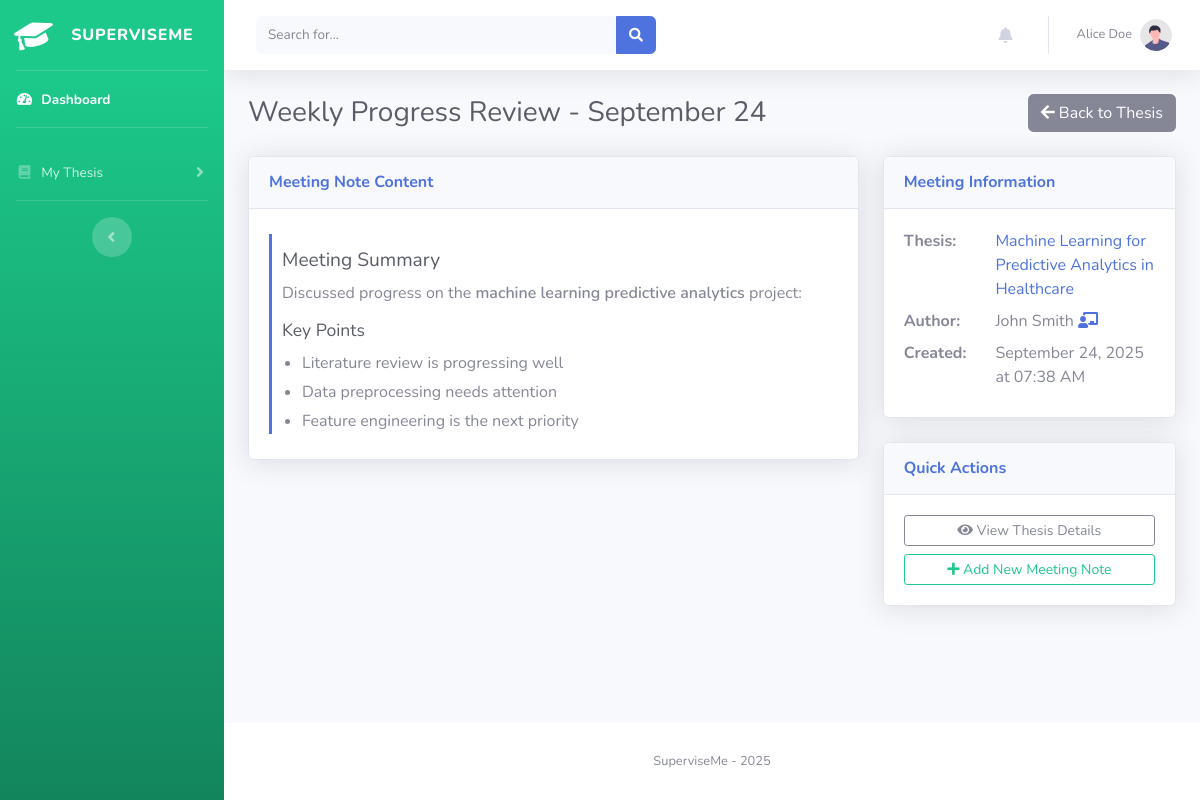
Page /student/meeting_note/1 (signed in) on the committed database.
### superviseme/models.py (models this page shows)
class User_mgmt(UserMixin, db.Model):
    __tablename__ = "user_mgmt"
    id = db.Column(db.Integer, primary_key=True)
    username = db.Column(db.String(50), nullable=False, unique=True)
    name = db.Column(db.String(15))
    surname = db.Column(db.String(15))
    cdl = db.Column(db.String(15))
    email = db.Column(db.String(50), nullable=False, unique=True)
    password = db.Column(db.String(80), nullable=False)
    user_type = db.Column(db.String(10), nullable=False, default="student")
    joined_on = db.Column(db.Integer, nullable=False)
    gender = db.Column(db.String(10), default=None)
    nationality = db.Column(db.String(15), default=None)
    last_activity = db.Column(db.Integer, nullable=True)  # Track last activity timestamp
    last_activity_location = db.Column(db.String(100), nullable=True)  # Track where they were last active
    telegram_user_id = db.Column(db.String(50), nullable=True)  # Telegram user ID for bot notifications
    telegram_enabled = db.Column(db.Boolean, default=False, nullable=False)  # Enable/disable Telegram notifications
    telegram_notification_types = db.Column(db.Text, nullable=True)  # JSON string of enabled notification types
    thesis = db.relationship("Thesis", backref="author", lazy=True)

class MeetingNote(db.Model):
    __tablename__ = "meeting_note"
    id = db.Column(db.Integer, primary_key=True)
    thesis_id = db.Column(db.Integer, db.ForeignKey("thesis.id"), nullable=False)
    author_id = db.Column(db.Integer, db.ForeignKey("user_mgmt.id"), nullable=False)
    title = db.Column(db.String(200), nullable=False)
    content = db.Column(db.Text, nullable=False)  # Markdown content
    created_at = db.Column(db.Integer, nullable=False)
    updated_at = db.Column(db.Integer, nullable=False)
    thesis = db.relationship("Thesis", backref="meeting_notes", lazy=True)
    author = db.relationship("User_mgmt", backref="authored_meeting_notes", lazy=True)

class Todo(db.Model):
    __tablename__ = "todo"
    id = db.Column(db.Integer, primary_key=True)
    thesis_id = db.Column(db.Integer, db.ForeignKey("thesis.id"), nullable=False)
    author_id = db.Column(db.Integer, db.ForeignKey("user_mgmt.id"), nullable=False)
    title = db.Column(db.String(200), nullable=False)
    description = db.Column(db.Text, nullable=True)
    status = db.Column(db.String(20), nullable=False, default="pending")  # "pending", "completed", "cancelled"
    priority = db.Column(db.String(10), nullable=False, default="medium")  # "low", "medium", "high"
    assigned_to_id = db.Column(db.Integer, db.ForeignKey("user_mgmt.id"), nullable=True)  # Can be assigned to student or supervisor
    due_date = db.Column(db.Integer, nullable=True)  # Unix timestamp
    completed_at = db.Column(db.Integer, nullable=True)  # Unix timestamp when marked complete
    created_at = db.Column(db.Integer, nullable=False)
    updated_at = db.Column(db.Integer, nullable=False)
    thesis = db.relationship("Thesis", backref="todos", lazy=True)
    author = db.relationship("User_mgmt", foreign_keys=[author_id], backref="created_todos", lazy=True)
    assigned_to = db.relationship("User_mgmt", foreign_keys=[assigned_to_id], backref="assigned_todos", lazy=True)

class Thesis(db.Model):
    __tablename__ = "thesis"
    id = db.Column(db.Integer, primary_key=True)
    title = db.Column(db.String(100), nullable=False)
    description = db.Column(db.Text, nullable=False)
    author_id = db.Column(db.Integer, db.ForeignKey("user_mgmt.id"), nullable=True)
    frozen = db.Column(db.Boolean, default=False)
    level = db.Column(db.Text, nullable=True)
    created_at = db.Column(db.Integer, nullable=False)

### superviseme/routes/student.py (the view)
@student.route("/student/meeting_note/<int:note_id>")
@login_required
def meeting_note_detail(note_id):
    privilege_check = check_privileges(current_user.username, role="student")
    if privilege_check is not True:
        return privilege_check
    meeting_note = MeetingNote.query.join(Thesis).filter(
        MeetingNote.id == note_id,
        Thesis.author_id == current_user.id
    ).first()
    if not meeting_note:
        flash("Meeting note not found or not accessible")
        return redirect(url_for('student.dashboard'))
    thesis = meeting_note.thesis
    todos = Todo.query.filter_by(thesis_id=thesis.id).order_by(Todo.created_at.desc()).all()
    return render_template("student/meeting_note_detail.html",
                         meeting_note=meeting_note,
                         thesis=thesis,
                         todos=todos,
                         dt=datetime.fromtimestamp)

### superviseme/utils/logging_config.py (called while the page is built)
def log_request_response(app, loggers):
    @app.before_request
    def log_request_info():
        loggers['access_logger'].info("Request started", extra={
            'event_type': 'request_start',
            'endpoint': request.endpoint,
            'url_rule': str(request.url_rule) if request.url_rule else None,
            'content_length': request.content_length,
            'content_type': request.content_type
        })
    @app.after_request
    def log_response_info(response):
        loggers['access_logger'].info("Request completed", extra={
            'event_type': 'request_end',
            'status_code': response.status_code,
            'content_length': response.content_length,
            'content_type': response.content_type
        })
        return response

### superviseme/utils/miscellanea.py (called while the page is built, shortened)
def check_privileges(username, role="admin"):
    user = User_mgmt.query.filter_by(username=username).first()
    if not user:
        abort(404)
    return True

### superviseme/templates/student/meeting_note_detail.html (shortened to what this page needs)
{% include 'admin/components/header.html' %}
<body id="page-top">
    <div id="wrapper">
        {% include 'student/components/sidebar.html' %}
        <div id="content-wrapper" class="d-flex flex-column">
            <div id="content">
                {% include 'admin/components/topbar.html' %}
                <div class="container-fluid">
                    <div class="d-sm-flex align-items-center justify-content-between mb-4">
                        <h1 class="h3 mb-0 text-gray-800">{{ meeting_note.title }}</h1>
                        <div>
                            <a href="{{ url_for('student.thesis_data') }}" class="btn btn-secondary">
                                <i class="fas fa-arrow-left"></i> Back to Thesis
                            </a>
                        </div>
                    </div>
                    <div class="row">
                        <div class="col-lg-8">
                            <div class="card shadow mb-4">
                                <div class="card-header py-3">
                                    <h6 class="m-0 font-weight-bold text-primary">Meeting Note Content</h6>
                                </div>
                                <div class="card-body">
                                    <div class="meeting-note-content">
                                        {{ meeting_note.content|markdown_with_todos('student')|safe }}
                                    </div>
                                </div>
                            </div>
                        </div>
                        <div class="col-lg-4">
                            <div class="card shadow mb-4">
                                <div class="card-header py-3">
                                    <h6 class="m-0 font-weight-bold text-primary">Meeting Information</h6>
                                </div>
                                <div class="card-body">
                                    <div class="row mb-2">
                                        <div class="col-sm-4"><strong>Thesis:</strong></div>
                                        <div class="col-sm-8">
                                            <a href="{{ url_for('student.thesis_data') }}">
                                                {{ thesis.title }}
                                            </a>
                                        </div>
                                    </div>
                                    <div class="row mb-2">
                                        <div class="col-sm-4"><strong>Author:</strong></div>
                                        <div class="col-sm-8">
                                            {{ meeting_note.author.name }} {{ meeting_note.author.surname }}
                                            {% if meeting_note.author.user_type == 'supervisor' %}
                                                <i class="fas fa-chalkboard-teacher text-primary" title="Supervisor"></i>
                                            {% else %}
                                                <i class="fas fa-user-graduate text-success" title="Student"></i>
                                            {% endif %}
                                        </div>
                                    </div>
                                    <div class="row mb-2">
                                        <div class="col-sm-4"><strong>Created:</strong></div>
                                        <div class="col-sm-8">{{ dt(meeting_note.created_at).strftime('%B %d, %Y at %I:%M %p') if meeting_note.created_at else 'Unknown' }}</div>
                                    </div>
                                </div>
                            </div>
                            <div class="card shadow mb-4">
                                <div class="card-header py-3">
                                    <h6 class="m-0 font-weight-bold text-primary">Quick Actions</h6>
                                </div>
                                <div class="card-body">
                                    <a href="{{ url_for('student.thesis_data') }}" class="btn btn-outline-secondary btn-sm btn-block mb-2">
                                        <i class="fas fa-eye"></i> View Thesis Details
                                    </a>
                                    <button class="btn btn-outline-success btn-sm btn-block" data-toggle="modal" data-target="#addMeetingNoteModal">
                                        <i class="fas fa-plus"></i> Add New Meeting Note
                                    </button>
                                </div>
                            </div>
                        </div>
                    </div>
                </div>
            </div>
            {% include 'admin/components/footer.html' %}

### superviseme/templates/admin/components/topbar.html (shortened to what this page needs)
<nav class="navbar navbar-expand navbar-light bg-white topbar mb-4 static-top shadow">
                    <form
                        class="d-none d-sm-inline-block form-inline mr-auto ml-md-3 my-2 my-md-0 mw-100 navbar-search"
                        method="POST"
                        action="{% if current_user.user_type == 'admin' %}/admin/search{% elif current_user.user_type == 'supervisor' %}/supervisor/search{% elif current_user.user_type == 'student' %}/student/search{% else %}#{% endif %}">
                        <div class="input-group">
                            <input type="text" class="form-control bg-light border-0 small"
                                   placeholder="Search for..."
                                   name="search_term"
                                   required
                                   minlength="1"
                                   aria-label="Search" aria-describedby="basic-addon2">
                            <div class="input-group-append">
                                <button class="btn btn-primary" type="submit">
                                    <i class="fas fa-search fa-sm"></i>
                                </button>
                            </div>
                        </div>
                    </form>
                    <ul class="navbar-nav ml-auto">
                        <li class="nav-item dropdown no-arrow mx-1">
                            <a class="nav-link dropdown-toggle" href="#" id="alertsDropdown" role="button"
                                data-toggle="dropdown" aria-haspopup="true" aria-expanded="false">
                                <i class="fas fa-bell fa-fw"></i>
                            </a>
                        </li>
                        <li class="nav-item dropdown no-arrow">
                            <a class="nav-link dropdown-toggle" href="#" id="userDropdown" role="button"
                                data-toggle="dropdown" aria-haspopup="true" aria-expanded="false">
                                <span class="mr-2 d-none d-lg-inline text-gray-600 small">{{ current_user.name }} {{ current_user.surname }}</span>
                                <img class="img-profile rounded-circle"
                                    src="{{ url_for('static', filename='assets/img/undraw_profile.svg') }}">
                            </a>
                        </li>
                    </ul>
                </nav>

### superviseme/static/assets/css/meeting-notes.css (style rules this page uses)
.meeting-note-content { max-height: 200px; overflow-y: auto; border-left: 3px solid #4e73df; padding-left: 10px; margin: 5px 0; }
.meeting-note-content h1, .meeting-note-content h2, .meeting-note-content h3, .meeting-note-content h4, .meeting-note-content h5, .meeting-note-content h6 { color: #5a5c69; margin-top: 15px; margin-bottom: 10px; }
.meeting-note-content h1 { font-size: 1.2em; }
.meeting-note-content h2 { font-size: 1.1em; }
.meeting-note-content p { margin-bottom: 10px; line-height: 1.4; }
.meeting-note-content ul, .meeting-note-content ol { margin-bottom: 10px; padding-left: 20px; }
.meeting-note-content li { margin-bottom: 5px; }
.meeting-note-content strong { font-weight: 600; }

### rows in the picture
User_mgmt: name "Alice", surname "Doe"
MeetingNote: title "Weekly Progress Review - September 24", content "Meeting Summary Discussed progress on the machine learning predictive analytics project: Key Points Literature review is progressing well Data preprocessing needs attention Feature engineering is the next priority", created_at "September 24, 2025 at 07:38 AM"
Thesis: title "Machine Learning for Predictive Analytics in Healthcare"
User_mgmt: author.name "John", author.surname "Smith"
